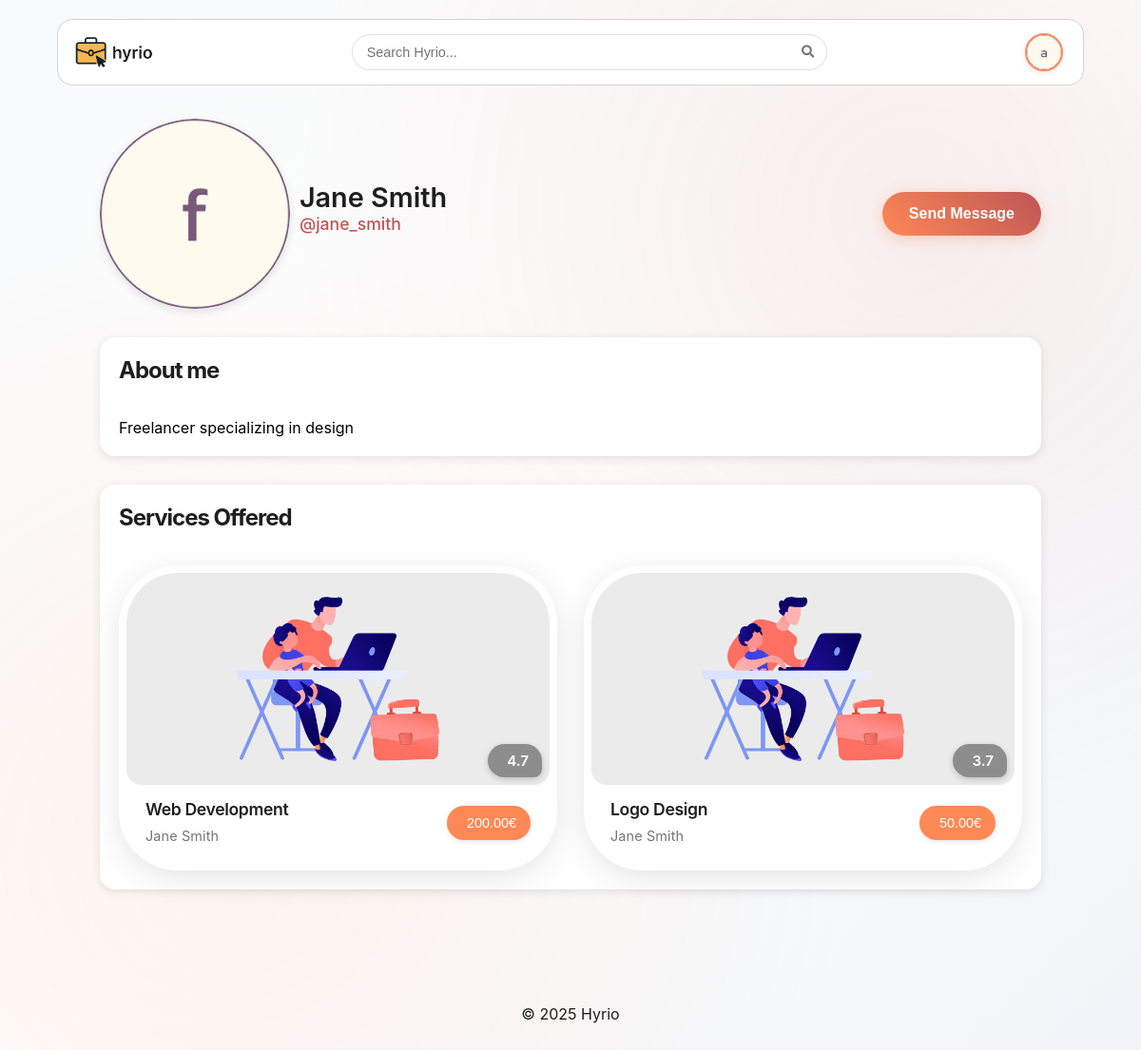
Page /pages/profile.php?username=jane_smith (signed in) on the earlier database version.
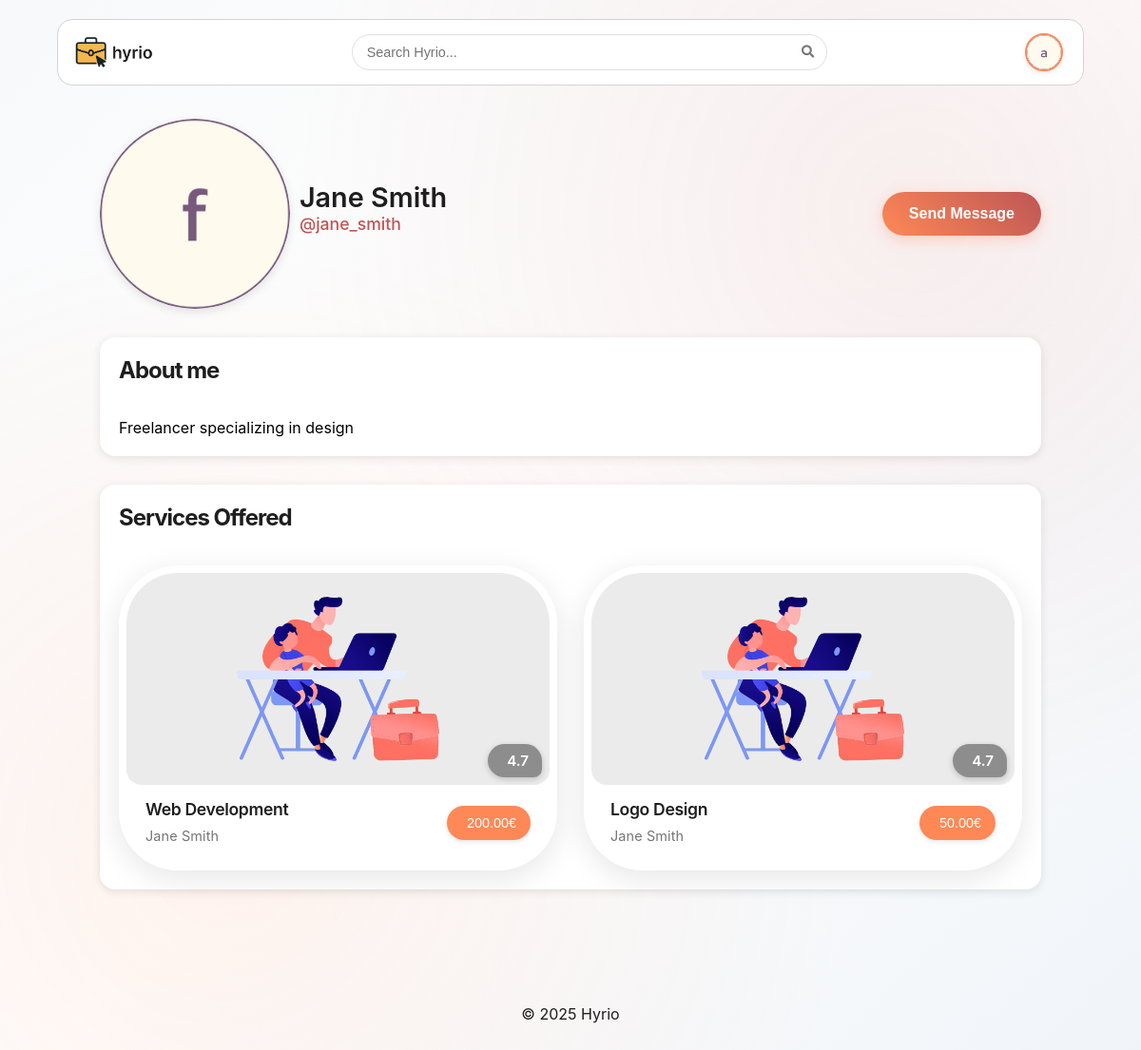
Same page on the later database version.
### tables this page shows
CREATE TABLE users (id INTEGER PRIMARY KEY,
  name VARCHAR(255) NOT NULL,
  username VARCHAR(255) NOT NULL UNIQUE,
  password TEXT NOT NULL,  -- Use bcrypt for hashing
  email VARCHAR(255) NOT NULL UNIQUE,
  is_seller BOOLEAN NOT NULL DEFAULT 0,
  is_admin BOOLEAN NOT NULL DEFAULT 0,
  profile_pic TEXT NOT NULL,
  bio TEXT);

CREATE TABLE services (id INTEGER PRIMARY KEY,
  name VARCHAR(255) NOT NULL,
  description TEXT NOT NULL,
  price DECIMAL(10, 2) NOT NULL CHECK (price >=0),
  seller INTEGER NOT NULL REFERENCES users(id),
  category INTEGER NOT NULL REFERENCES categories(id),
  delivery_time INTEGER NOT NULL CHECK (delivery_time > 0),  -- in hours
  image TEXT NOT NULL,
  rating DECIMAL(2, 1) CHECK (rating >=0 AND rating <=5));

### includes/auth.php (called while the page is built, shortened)
<?php
class Auth
{
    private static ?Auth $instance = null;
    public static function getInstance(): Auth
    {
        if (self::$instance === null) {
            self::$instance = new Auth();
        }
        return self::$instance;
    }
    public function getUser()
    {
        return $_SESSION['user'] ?? null;
    }
}

### database/classes/user.php (called while the page is built, shortened)
<?php
class User
{
    private int $id;
    private string $name;
    private string $username;
    private bool $isSeller;
    private string $profilePic;
    private string $bio;
    public function __construct(int $id, string $name, string $username, string $email, bool $isSeller, bool $isAdmin, string $profilePic, string $bio)
    {
        $this->id = $id;
        $this->name = $name;
        $this->username = $username;
        $this->isSeller = $isSeller;
        $this->profilePic = $profilePic;
        $this->bio = $bio;
    }
    public static function getUserByUsername(string $username): ?User
    {
        try {
            $db = Database::getInstance();
            $stmt = $db->prepare('SELECT * FROM users WHERE username = ?');
            $stmt->execute([$username]);
            $user = $stmt->fetch();
            if ($user) {
                return new User($user['id'], $user['name'], $user['username'], $user['email'], (bool)$user['is_seller'], (bool)$user['is_admin'], $user['profile_pic'], $user['bio']);
            }
            return null;
        } catch (PDOException $e) {
            return null;
        }
    }
    public static function getUserById(int $id): ?User
    {
        try {
            $db = Database::getInstance();
            $stmt = $db->prepare('SELECT * FROM users WHERE id = ?');
            $stmt->execute([$id]);
            $user = $stmt->fetch();
            if ($user) {
                return new User($user['id'], $user['name'], $user['username'], $user['email'], (bool)$user['is_seller'], (bool)$user['is_admin'], $user['profile_pic'], $user['bio']);
            }
            return null;
        } catch (PDOException $e) {
            return null;
        }
    }
    public function getId(): int
    {
        return $this->id;
    }
    public function getName(): string
    {
        return $this->name;
    }
    public function getUsername(): string
    {
        return $this->username;
    }
    public function isSeller(): bool
    {
        return $this->isSeller;
    }
    public function getProfilePic(): string
    {
        return $this->profilePic;
    }
    public function getBio(): string
    {
        return $this->bio;
    }
}

### database/classes/rating.php (called while the page is built, shortened)
<?php
class Rating
{
  public static function getRatingStats(int $serviceId): array
  {
    $db = Database::getInstance();
    try {
      $stmt = $db->prepare('
                SELECT
                    COUNT(*) as total_ratings,
                    AVG(rating) as average_rating,
                    COUNT(CASE WHEN rating = 5 THEN 1 END) as five_star,
                    COUNT(CASE WHEN rating = 4 THEN 1 END) as four_star,
                    COUNT(CASE WHEN rating = 3 THEN 1 END) as three_star,
                    COUNT(CASE WHEN rating = 2 THEN 1 END) as two_star,
                    COUNT(CASE WHEN rating = 1 THEN 1 END) as one_star
                FROM ratings
                WHERE service_id = ?
            ');
      $stmt->execute([$serviceId]);
      $result = $stmt->fetch(PDO::FETCH_ASSOC);
      return $result ?: [
        'total_ratings' => 0,
        'average_rating' => 0,
        'five_star' => 0,
        'four_star' => 0,
        'three_star' => 0,
        'two_star' => 0,
        'one_star' => 0
      ];
    } catch (PDOException $e) {
      error_log("Error fetching rating stats: " . $e->getMessage());
      return [
        'total_ratings' => 0,
        'average_rating' => 0,
        'five_star' => 0,
        'four_star' => 0,
        'three_star' => 0,
        'two_star' => 0,
        'one_star' => 0
      ];
    }
  }
}

### pages/profile.php (the view, shortened to what the rows shown need)
<?php
require_once(__DIR__ . '/../includes/common.php');
require_once(__DIR__ . '/../database/classes/user.php');
require_once(__DIR__ . '/../components/button/button.php');
require_once(__DIR__ . '/../components/card/card.php');
require_once(__DIR__ . '/../includes/auth.php');
$user = User::getUserByUsername((string) $_GET['username']);
$loggedInUser = Auth::getInstance()->getUser();
echo '<link rel="stylesheet" href="/css/profile.css">';
echo '<link rel="stylesheet" href="/css/landing.css">';
?>
<main class="profile-container">
    <article class="profile">
        <header class="profile-header">
            <?php
            echo '<img src="' . htmlspecialchars($user->getProfilePic()) . '" alt="Profile Picture" class="profile-picture">';
            echo '<h1>' . htmlspecialchars($user->getName()) . '</h1>';
            echo '<p class="profile-username">@' . htmlspecialchars($user->getUsername()) . '</p>';
            if ($loggedInUser && $loggedInUser['id'] === $user->getId()) {
                echo '<div class="profile-actions">';
                Button::start(['variant' => 'primary', 'onClick' => 'OverlaySystem.open("account-settings-overlay")']);
                echo '<span>Account Settings</span>';
                Button::end();
                echo '</div>';
            } elseif ($loggedInUser) {
                echo '<div class="profile-actions">';
                echo '<button class="cta-button primary" onclick="window.location.href=\'/pages/messages.php?user=' . urlencode($user->getUsername()) . '\'">';
                echo '</button>';
                echo '</div>';
            }
            ?>
        </header>
        <section>
            <div class="section-header">
                <h2>About me</h2>
            </div>
            <div class="section-content">
                <?php
                if ($user->getBio() === '') {
                    echo '<p>This user has not set a bio yet.</p>';
                } else {
                    echo '<p>' . htmlspecialchars($user->getBio()) . '</p>';
                }
                ?>
            </div>
        </section>
        <?php
        if ($user->isSeller()) {
            require_once(__DIR__ . '/../database/classes/service.php');
            try {
                $db = Database::getInstance();
                $stmt = $db->prepare('
                    SELECT services.*, users.name as seller_name, categories.name as category_name
                    FROM services
                    JOIN users ON services.seller = users.id
                    JOIN categories ON services.category = categories.id
                    WHERE services.seller = ?
                    ORDER BY services.id DESC
                ');
                $stmt->execute([$user->getId()]);
                $userServices = $stmt->fetchAll();
            } catch (PDOException $e) {
                $userServices = [];
            }
            echo '<section>';
            echo '<div class="section-header">';
            echo '<h2>Services Offered</h2>';
            echo '</div>';
            echo '<div class="section-content">';
            if (empty($userServices)) {
                echo '<p>This user hasn\'t listed any services yet.</p>';
            } else {
                Card::renderGrid($userServices);
            }
            echo '</div>';
            echo '</section>';
        }
        ?>
    </article>
</main>

### components/card/card.php (shortened to what the rows shown need)
<?php
class Card
{
  private static $cssIncluded = false;
  public static function includeCSS()
  {
    if (!self::$cssIncluded) {
      echo '<link rel="stylesheet" href="/components/card/css/card.css">';
      self::$cssIncluded = true;
    }
  }
  public static function render($service = null, $showPrice = true)
  {
    self::renderService($service, $showPrice);
  }
  public static function renderService($service = null, $showPrice = true)
  {
    require_once(__DIR__ . '/../button/button.php');
    require_once(__DIR__ . '/../../database/classes/user.php');
    $serviceId = isset($service['id']) ? (int) $service['id'] : 0;
    $seller = User::getUserById($service['seller']);
    ?>
    <div class="card">
      <a href="/pages/service.php?id=<?= $serviceId ?>" class="card-link">
        <div class="card-content">
          <?php
          require_once(__DIR__ . '/../../database/classes/rating.php');
          $ratingStats = Rating::getRatingStats((int) $service['id']);
          ?>
          <div class="image-container">
            <div class="service-image">
              <img src="<?= htmlspecialchars($service['image']) ?>"
                alt="<?= isset($service['name']) ? htmlspecialchars($service['name']) : 'Service' ?>">
            </div>
            <?php if ($ratingStats['total_ratings'] > 0): ?>
              <div class="rating">
                <span><?= htmlspecialchars(number_format((float) $ratingStats['average_rating'], 1)) ?></span>
              </div>
            <?php endif; ?>
          </div>
          <div class="label">
            <div class="titles">
              <h3><?= isset($service['name']) ? htmlspecialchars($service['name']) : 'i build minecraft servers' ?></h3>
              <p><?= htmlspecialchars($seller->getName()) ?></p>
            </div>
            <?php
            if ($showPrice) {
              echo '<span>' . (isset($service['price']) ? htmlspecialchars(number_format($service['price'], 2)) : '230') . '€</span>';
            }
            ?>
          </div>
        </div>
      </a>
    </div>
    <?php
  }
    ?>
    <?php
  public static function renderGrid($services = [], $showPrice = true)
  {
    self::includeCSS();
    echo '<div class="grid">';
    foreach ($services as $service) {
      self::render($service, $showPrice);
    }
    echo '</div>';
  }
}
?>

Differences in the rows shown:
changed services "Logo Design": average_rating "3.7" → "4.7"
